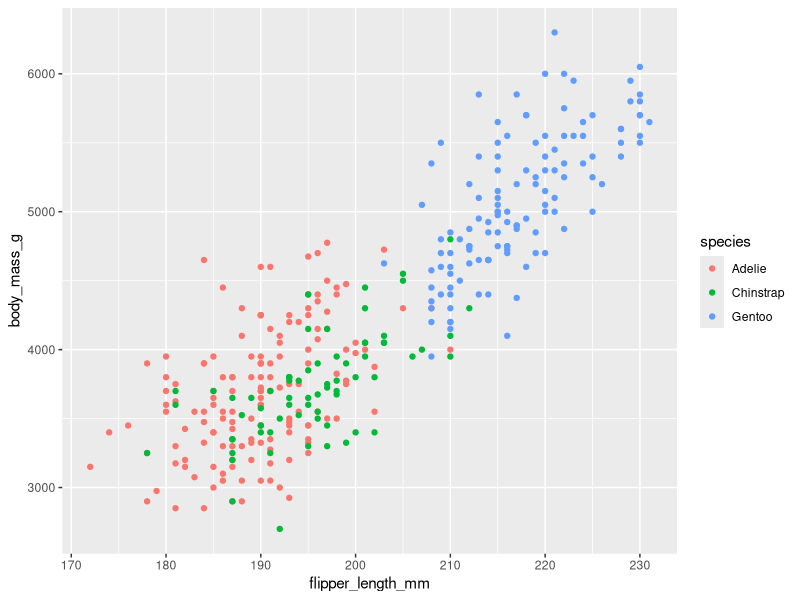
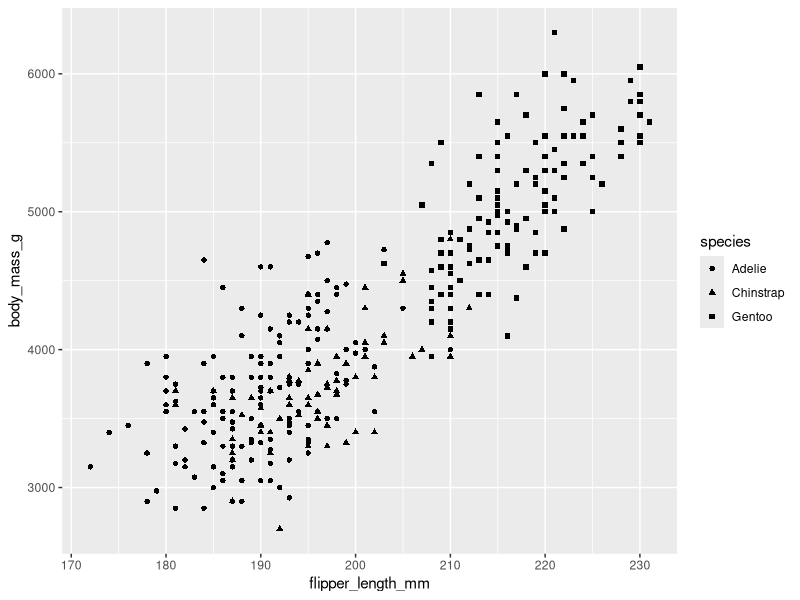
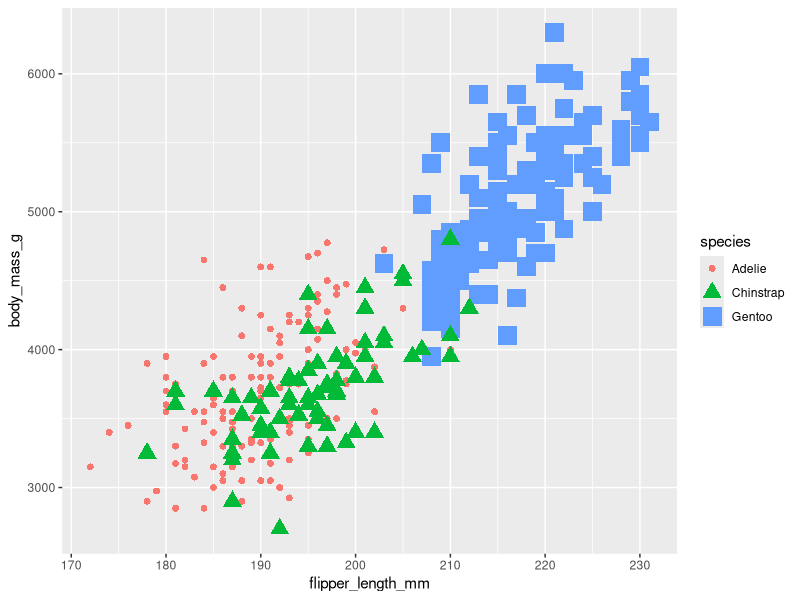
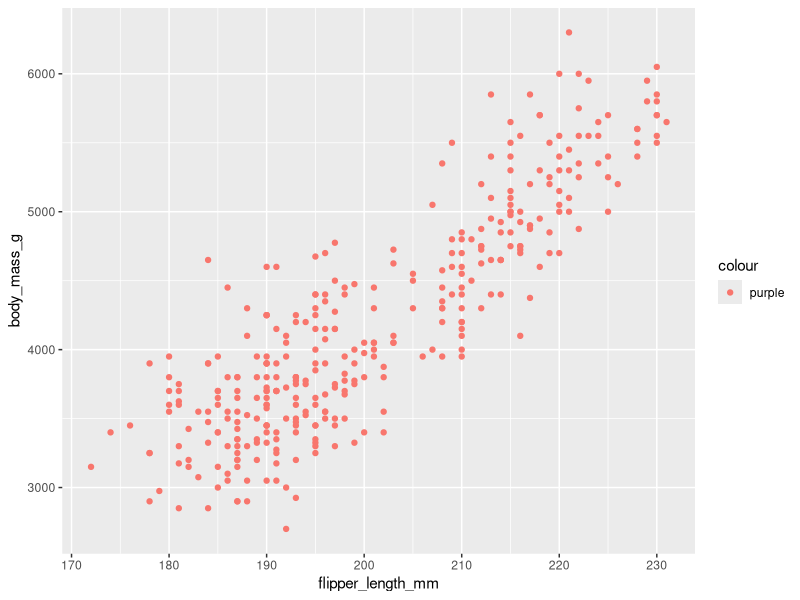

Recreate these plots in R, in order.
library("ggplot2")
library("palmerpenguins")

ggplot(data=penguins) + geom_point(
  mapping = aes(
  x = flipper_length_mm,
  y = body_mass_g,
  color=species
))

ggplot(data=penguins) + geom_point(
  mapping = aes(
    x = flipper_length_mm,
    y = body_mass_g,
    shape=species
))

ggplot(data=penguins) + geom_point(
  mapping = aes(
    x = flipper_length_mm,
    y = body_mass_g,
    shape=species,
    color=species,
    size=species
))
ggplot(data=penguins) + geom_point(
  mapping = aes(
    x = flipper_length_mm,
    y = body_mass_g,
    color="purple"
))

